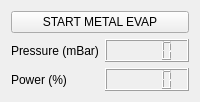
      <widget class="QWidget" name="tab_4">
       <attribute name="title">
        <string>Metal Evaporation</string>
       </attribute>
       <layout class="QGridLayout" name="gridLayout_11">
        <item row="2" column="1">
         <layout class="QVBoxLayout" name="verticalLayout_6">
          <item>
           <widget class="QPushButton" name="metalButton">
            <property name="accessibleName">
             <string>metalButton</string>
            </property>
            <property name="text">
             <string>START METAL EVAP</string>
            </property>
           </widget>
          </item>
          <item>
           <layout class="QGridLayout" name="gridLayout_21">
            <item row="1" column="1">
             <widget class="QLCDNumber" name="lcdPressure">
              <property name="accessibleName">
               <string>lcdPressure</string>
              </property>
             </widget>
            </item>
            <item row="2" column="1">
             <widget class="QLCDNumber" name="lcdPower">
              <property name="accessibleName">
               <string>lcdPower</string>
              </property>
             </widget>
            </item>
            <item row="2" column="0">
             <widget class="QLabel" name="label_28">
              <property name="text">
               <string>Power (%)</string>
              </property>
             </widget>
            </item>
            <item row="1" column="0">
             <widget class="QLabel" name="label_34">
              <property name="text">
               <string>Pressure (mBar)</string>
              </property>
             </widget>
            </item>
           </layout>
          </item>
         </layout>
        </item>
       </layout>
      </widget>
